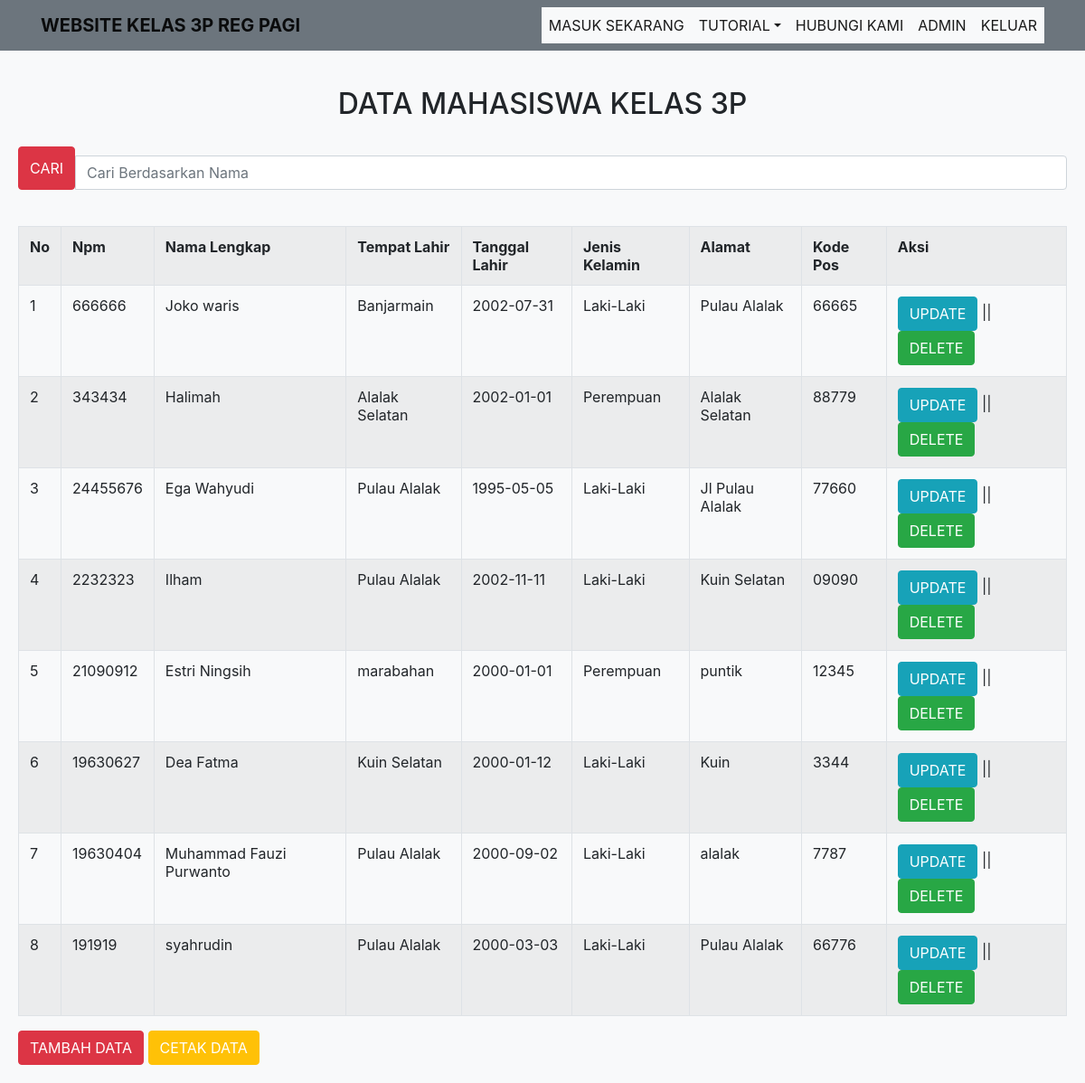
/data_mahasiswa.php, run on the app's committed database.
### tables this page shows
CREATE TABLE `mahasiswa_tb` (
  `npm` varchar(8) NOT NULL,
  `nama` varchar(100) NOT NULL,
  `tempat_lahir` varchar(50) NOT NULL,
  `tanggal_lahir` date NOT NULL,
  `jenis_kelamin` varchar(10) NOT NULL,
  `alamat` text NOT NULL,
  `kode_pos` varchar(5) NOT NULL
);

### data_mahasiswa.php (the view, shortened to what this page needs)
<?php
    include "header.php";
?>
<!DOCTYPE html>
<html>
<head>
     <link rel="stylesheet" href="https://cdn.jsdelivr.net/npm/bootstrap@4.5.3/dist/css/bootstrap.min.css">
     <link rel="stylesheet" type="text/css" href="css/style.css">
     <link rel="stylesheet" type="text/css" href="css/bootstrap.min.css">
</head>
<body class="bg-light">
        <br>
        <br>
        <br>
        <br>
        <h2 class="text-center"> DATA MAHASISWA KELAS 3P </h2>
              <div class="card-body">
                  <form action="" method="POST" class="input-group mb-3">
                      <button type="submit" class="btn btn-danger " name="submit"> CARI</button>
                      <input type="text" name="cari" placeholder="Cari Berdasarkan Nama" class="form-control">
                  </form>
          <table class="table table-bordered table-striped">
          <br>
              <tr>
                  <th>No</th>
                    <th>Npm</th>
                    <th>Nama Lengkap</th>
                    <th>Tempat Lahir</th>
                    <th>Tanggal Lahir</th>
                    <th>Jenis Kelamin</th>
                    <th>Alamat</th>
                    <th>Kode Pos</th>
                    <th>Aksi</th>
               </tr>
                  <?php
                    include "koneksi.php";
                      $no=1;
                      if(isset($_POST['submit'])){
                          $cari=$_POST['cari'];
                          $data_mhs = mysqli_query($conn,"SELECT * FROM mahasiswa_tb WHERE nama LIKE '$cari%'");
                          }else{
                          $data_mhs= mysqli_query($conn,"SELECT * FROM mahasiswa_tb ORDER BY npm desc");
                          }
                          if(mysqli_num_rows($data_mhs)){
                          while($tampil= mysqli_fetch_assoc($data_mhs)){
                  ?>
                    <tr>
                          <td><?php echo $no++; ?></td>
                          <td><?php echo $tampil['npm']; ?></td>
                          <td><?php echo $tampil['nama']; ?></td>
                          <td><?php echo $tampil['tempat_lahir']; ?></td>
                          <td><?php echo $tampil['tanggal_lahir']; ?></td>
                          <td><?php echo $tampil['jenis_kelamin']; ?></td>
                          <td><?php echo $tampil['alamat']; ?></td>
                          <td><?php echo $tampil['kode_pos']; ?></td>
                          <td>
                            <a class="btn btn-info" href="edit_mahasiswa.php?npm=<?php echo $tampil['npm']; ?>">UPDATE</a> ||
                            <a class="btn btn-success" href="hapus_mahasiswa.php?npm=<?php echo $tampil['npm']; ?>"
                              onclick="return confirm('Yakin Di Hapus ?')">DELETE</a>
                           </td>
                    </tr>
                      <?php }}else{
                          echo '<tr><td colspan="9">Tidak Ada Data Yang Terdaftar</td><tr>';
                      } ?>
            </table>
                    <div>
                             <a class="btn btn-danger " href="index.php">TAMBAH DATA</a>
                             <a class="btn btn-warning text-white"  href="cetak_mahasiswa.php">CETAK DATA</a>
                    </div>
</body>
</html>

### header.php (shortened to what this page needs)
<nav class="navbar navbar-expand-lg navbar-light bg-secondary fixed-top" id="mainNav">
           <div class="container ">
         <a class="navbar-brand font-weight-bold text-black" href="#">WEBSITE KELAS 3P REG PAGI</a>
         <div class="collapse navbar-collapse" id="navbarNav">
           <ul class="navbar-nav ml-auto">
             <li class="nav-item active">
               <a class="nav-link js-scroll-trigger text-black btn-light" href="login.php">MASUK SEKARANG</a>
             </li>
            <li class="nav-item dropdown  active">
               <a class="nav-link dropdown-toggle text-black btn-light" href="#tutorial" id="navbarDropdown" role="button" data-toggle="dropdown" aria-haspopup="true" aria-expanded="false">TUTORIAL</a>
             </li>
              <li class="nav-item  active">
               <a class="nav-link js-scroll-trigger text-black btn-light" href="hubungi.php">HUBUNGI KAMI</a>
             </li>
              <li class="nav-item  active">
               <a class="nav-link js-scroll-trigger text-black btn-light" href="login.php">ADMIN</a>
             </li>
              <li class="nav-item  active">
               <a class="nav-link js-scroll-trigger text-black btn-light" href="beranda.php">KELUAR</a>
             </li>
           </ul>
       </div>
   </nav>

### css/style.css (style rules this page uses)
body { background:#fff; color:#333; font-family:'Arial'; background: url(img/gambar1.jpg); }
body input { padding:10px; border-radius:5px; margin:10px 0; width:100%; border:1px solid #ddd; }
body button { background:#07acec; color:#fff; border:none; font-weight:bold; border-radius:5px; padding:10px; }

### data on the page
mahasiswa_tb: npm "666666", nama "Joko waris", tempat_lahir "Banjarmain", tanggal_lahir "2002-07-31", jenis_kelamin "Laki-Laki", alamat "Pulau Alalak", kode_pos "66665"
mahasiswa_tb: npm "343434", nama "Halimah", tempat_lahir "Alalak Selatan", tanggal_lahir "2002-01-01", jenis_kelamin "Perempuan", alamat "Alalak Selatan", kode_pos "88779"
mahasiswa_tb: npm "24455676", nama "Ega Wahyudi", tempat_lahir "Pulau Alalak", tanggal_lahir "1995-05-05", jenis_kelamin "Laki-Laki", alamat "Jl Pulau Alalak", kode_pos "77660"
mahasiswa_tb: npm "2232323", nama "Ilham", tempat_lahir "Pulau Alalak", tanggal_lahir "2002-11-11", jenis_kelamin "Laki-Laki", alamat "Kuin Selatan", kode_pos "09090"
mahasiswa_tb: npm "21090912", nama "Estri Ningsih", tempat_lahir "marabahan", tanggal_lahir "2000-01-01", jenis_kelamin "Perempuan", alamat "puntik", kode_pos "12345"
mahasiswa_tb: npm "19630627", nama "Dea Fatma", tempat_lahir "Kuin Selatan", tanggal_lahir "2000-01-12", jenis_kelamin "Laki-Laki", alamat "Kuin", kode_pos "3344"
mahasiswa_tb: npm "19630404", nama "Muhammad Fauzi Purwanto", tempat_lahir "Pulau Alalak", tanggal_lahir "2000-09-02", jenis_kelamin "Laki-Laki", alamat "alalak", kode_pos "7787"
mahasiswa_tb: npm "191919", nama "syahrudin", tempat_lahir "Pulau Alalak", tanggal_lahir "2000-03-03", jenis_kelamin "Laki-Laki", alamat "Pulau Alalak", kode_pos "66776"
